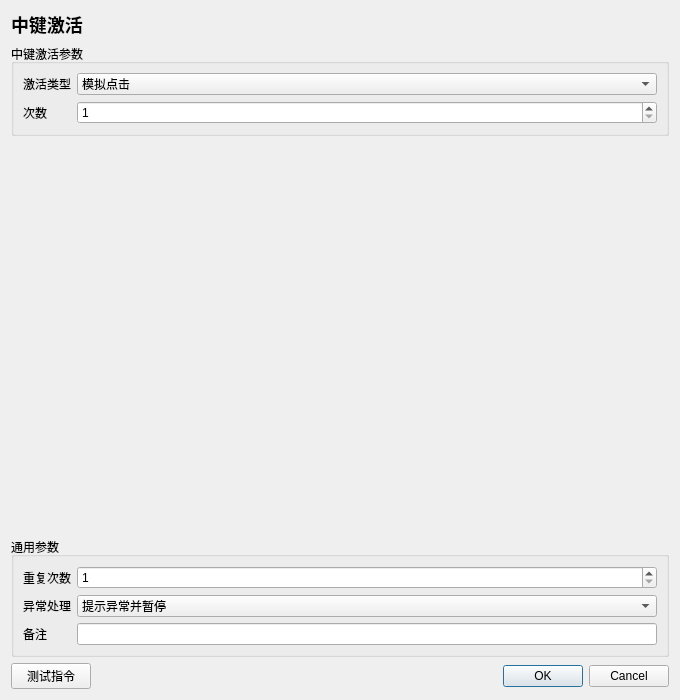
<?xml version="1.0" encoding="UTF-8"?>
<ui version="4.0"><class>InstructionEditor</class><widget class="QDialog" name="InstructionEditor">
<property name="geometry"><rect><x>0</x><y>0</y><width>680</width><height>700</height></rect></property><property name="minimumSize"><size><width>560</width><height>480</height></size></property><property name="windowTitle"><string>中键激活</string></property>
<layout class="QVBoxLayout" name="rootLayout">
<item><widget class="QLabel" name="titleLabel"><property name="text"><string>中键激活</string></property><property name="styleSheet"><string>font-size: 18px; font-weight: 600;</string></property></widget></item>
<item><widget class="QGroupBox" name="parameterGroupBox"><property name="title"><string>中键激活参数</string></property><layout class="QFormLayout" name="parameterFormLayout"><item row="0" column="0"><widget class="QLabel" name="parameterLabel_0"><property name="text"><string>激活类型</string></property></widget></item><item row="0" column="1"><widget class="QComboBox" name="parameter_0"><item><property name="text"><string>模拟点击</string></property></item><item><property name="text"><string>结束等待</string></property></item><property name="currentIndex"><number>0</number></property></widget></item>
<item row="1" column="0"><widget class="QLabel" name="parameterLabel_1"><property name="text"><string>次数</string></property></widget></item><item row="1" column="1"><widget class="QSpinBox" name="parameter_1"><property name="minimum"><number>1</number></property><property name="maximum"><number>9999</number></property><property name="value"><number>1</number></property></widget></item></layout></widget></item>
<item><spacer name="verticalSpacer"><property name="orientation"><enum>Qt::Vertical</enum></property><property name="sizeHint" stdset="0"><size><width>20</width><height>20</height></size></property></spacer></item>
<item><widget class="QGroupBox" name="commonGroupBox"><property name="title"><string>通用参数</string></property><layout class="QFormLayout" name="commonFormLayout">
<item row="0" column="0"><widget class="QLabel" name="repeatLabel"><property name="text"><string>重复次数</string></property></widget></item><item row="0" column="1"><widget class="QSpinBox" name="repeatSpinBox"><property name="minimum"><number>1</number></property><property name="maximum"><number>999999</number></property><property name="value"><number>1</number></property></widget></item>
<item row="1" column="0"><widget class="QLabel" name="errorPolicyLabel"><property name="text"><string>异常处理</string></property></widget></item><item row="1" column="1"><widget class="QComboBox" name="errorPolicyComboBox"><item><property name="text"><string>自动跳过</string></property></item><item><property name="text"><string>提示异常并暂停</string></property></item><item><property name="text"><string>提示异常并停止</string></property></item><property name="currentIndex"><number>1</number></property></widget></item>
<item row="2" column="0"><widget class="QLabel" name="noteLabel"><property name="text"><string>备注</string></property></widget></item><item row="2" column="1"><widget class="QLineEdit" name="noteEdit"/></item>
</layout></widget></item>
<item><layout class="QHBoxLayout" name="footerLayout"><item><widget class="QPushButton" name="testButton"><property name="text"><string>测试指令</string></property></widget></item><item><spacer name="footerSpacer"><property name="orientation"><enum>Qt::Horizontal</enum></property><property name="sizeHint" stdset="0"><size><width>40</width><height>20</height></size></property></spacer></item><item><widget class="QDialogButtonBox" name="buttonBox"><property name="standardButtons"><set>QDialogButtonBox::Cancel|QDialogButtonBox::Ok</set></property></widget></item></layout></item>
</layout></widget><resources/><connections/></ui>
